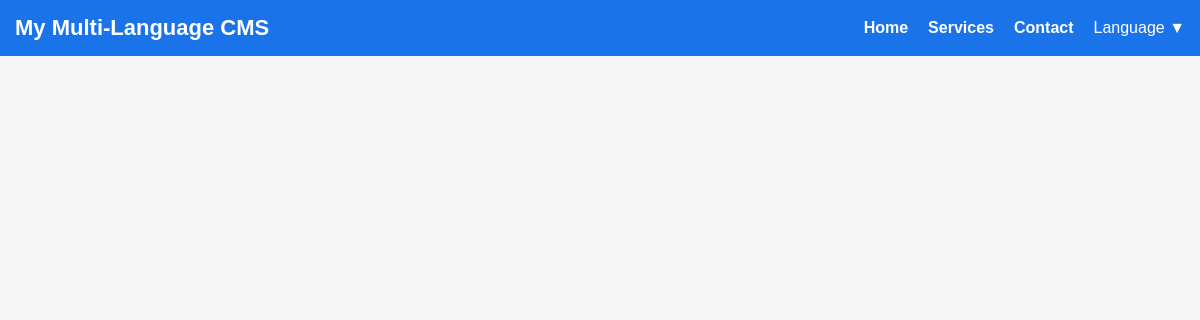
Before: /en/ with the older database file.
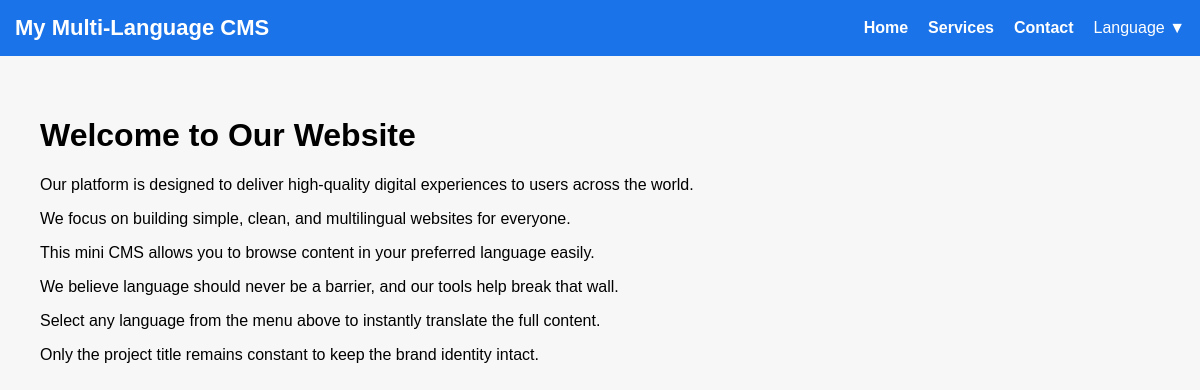
After: the same page with the newer database file.
### core/models.py (models this page shows, shortened)
class HomePage(models.Model):
    title = models.CharField(max_length=200)
    p1 = models.TextField()
    p2 = models.TextField()
    p3 = models.TextField()
    p4 = models.TextField()
    p5 = models.TextField()
    p6 = models.TextField()

### core/views.py (the view)
# urls.py: path('', views.home, name='home'),
def home(request):
    page = HomePage.objects.first()
    return render(request, "home.html", {"page": page})

### core/templates/home.html
{% extends 'base.html' %}
{% block content %}
<div>
    <h1>{{ page.title }}</h1>
    <div>
        <p>{{ page.p1 }}</p>
        <p>{{ page.p2 }}</p>
        <p>{{ page.p3 }}</p>
        <p>{{ page.p4 }}</p>
        <p>{{ page.p5 }}</p>
        <p>{{ page.p6 }}</p>
    </div>
</div>
{% endblock %}

### core/templates/base.html (shortened to what this page needs)
{% load i18n %}
<!DOCTYPE html>
<html lang="{{ LANGUAGE_CODE }}">
<head>
<link rel="stylesheet" href="/static/css/style.css">
</head>
<body>
<nav class="navbar">
<div class="title">My Multi‑Language CMS</div>
<ul>
<li><a href="/">{% trans "Home" %}</a></li>
<li><a href="/services/">{% trans "Services" %}</a></li>
<li><a href="/contact/">{% trans "Contact" %}</a></li>
<li class="dropdown">
<span>{% trans "Language" %} ▼</span>
</li>
</ul>
</nav>
<div class="container">
{% block content %}{% endblock %}
</div>
</body>
</html>

### core/static/css/style.css (style rules this page uses)
body { font-family: Arial, sans-serif; margin: 0; background: #f7f7f7; }
.navbar { background: #1a73e8; color: white; padding: 15px; display: flex; justify-content: space-between; align-items: center; }
.navbar ul { list-style: none; display: flex; gap: 20px; margin: 0; }
.navbar a { color: white; text-decoration: none; font-weight: bold; }
.title { font-size: 22px; font-weight: 700; }
.container { padding: 40px; }
.dropdown { position: relative; }

Changed rows visible on the page:
added HomePage: title "Welcome to Our Website", p1 "Our platform is designed to deliver high‑quality digital experiences to users across the world.", p2 "We focus on building simple, clean, and multilingual websites for everyone.", p3 "This mini CMS allows you to browse content in your preferred language easily.", p4 "We believe language should never be a barrier, and our tools help break that wall.", p5 "Select any language from the menu above to instantly translate the full content.", p6 "Only the project title remains constant to keep the brand identity intact."
